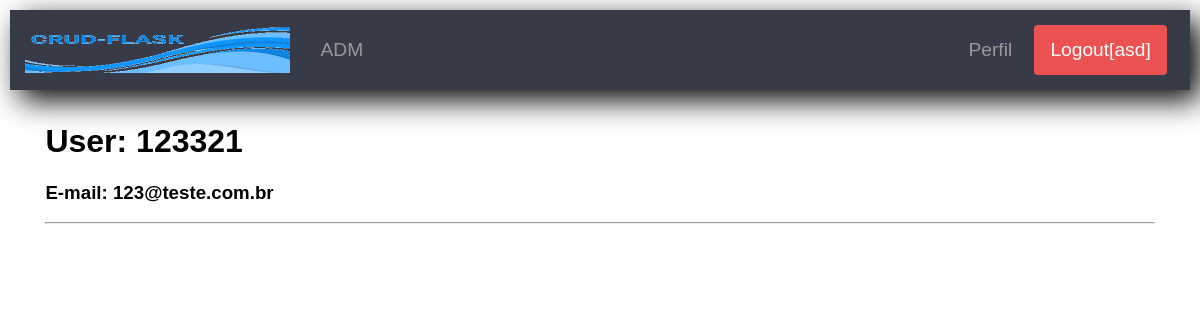
Page /user/123321 (signed in) on the committed database.
### app/models.py (models this page shows, shortened)
class User(UserMixin, db.Model):
    id = db.Column(db.Integer, primary_key=True)
    username = db.Column(db.String(64), index=True, unique=True)
    email = db.Column(db.String(120), index=True, unique=True)
    password_hash = db.Column(db.String(128))
    last_seen = db.Column(db.DateTime, default=datetime.utcnow)
    permissions = db.Column(db.String(3))
    status = db.Column(db.String(10))
    cosia = db.relationship('Coisa', backref='QualquerCoisa', lazy='dynamic')

### app/routes.py (the view)
@app.route('/user/<username>')
@login_required
def user(username):
    user = User.query.filter_by(username=username).first_or_404()
    return render_template('user.html', user=user)

### app/models.py (called while the page is built)
@login.user_loader
def load_user(id):
    return User.query.get(int(id))

### app/routes.py (called while the page is built)
@app.before_request
def before_request():
    if current_user.is_authenticated:
        current_user.last_seen = datetime.utcnow()
        db.session.commit()
    g.locale = str(get_locale())

### app/templates/user.html (shortened to what this page needs)
{% extends "index.html" %}
{% block content %}
    <h1>{{_('User')}}: {{ user.username }}</h1>
    <h3>E-mail: {{ user.email }}</h3>
    <hr>
{% endblock %}

### app/templates/index.html (shortened to what this page needs)
<!DOCTYPE html>
<html lang="pt-br">
<head>
        <link href="https://maxcdn.bootstrapcdn.com/font-awesome/4.7.0/css/font-awesome.min.css" rel="stylesheet">
    <link rel="stylesheet" href="{{ url_for('static', filename='css/crf.css')}}">
</head>
<body>
    <header class="cabecalho">
        <div class="logo">
            <a href="{{ url_for('index')}}">
                <img src="{{url_for('static', filename='img/logo_flask.png')}}" alt="Logo" />
            </a>
        </div>
        {% if current_user.is_anonymous %}
            <aside class="lateral">
                <a href="{{ url_for('login') }}" class="btn-blue">Fazer login</a>
                <a href="{{ url_for('register') }}" class="botao btn-red">Cadastrar-se</a>
            </aside>
        {% elif current_user.permissions == 'admin' %}
        <nav class="menu">
            <ul>
                <li>
                    <a href="{{ url_for('admin') }}" class="btn">ADM</a>
                </li>
        </nav>
        {% endif %}
        {% if not current_user.is_anonymous %}
        <aside class="lateral">
            <a href="{{ url_for('user', username=current_user.username) }}" class="btn">Perfil</a>
            <a href="{{ url_for('logout') }}" class="btn-red botao">{{ _('Logout')}}[{{(current_user.username)}}]</a>
        </aside>
        {% endif %}
    </header>
    <div class="centro">
        {% block content %}{% endblock %}
    </div>
</body>
</html>

### app/static/css/crf.css (style rules this page uses)
body { margin: 10px; font-family: sans-serif; }
.cabecalho { background: #373a47; box-shadow: 10px 10px 30px 0px rgba(0,0,0,1); height: 80px; }
.cabecalho a { text-decoration: none; font-size: 1.2em; padding: 10px 15px; }
.logo img { height: 50px; }
.menu ul { list-style: none; margin: 0; padding: 0; }
.btn { color: #999; background: #373a47; display: inline-block; margin-bottom: 0; font-weight: 400; text-align: center; white-space: nowrap; vertical-align: middle; border: 1px solid transparent; padding: 6px 12px; font-size: 14px; line-height: 1.42857143; border-radius: 4px; background-image: none; font-size: 1.2em; }
.btn-red { color: #fff; background: #ec5252; display: inline-block; margin-bottom: 0; font-weight: 400; text-align: center; white-space: nowrap; vertical-align: middle; border: 1px solid transparent; padding: 6px 12px; font-size: 14px; line-height: 1.42857143; border-radius: 4px; background-image: none; font-size: 1.2em; }
.centro { padding: 1% 3%; }
.cabecalho { display: flex; align-items: center; justify-content: space-between; }
.menu { flex-grow: 10; }
.menu ul { display: flex; }
.lateral { display: flex; padding-right: 2.5%; }
.lateral a { margin-right: 3%; }

### rows in the picture
User: username "asd"
User: username "123321", email "123@teste.com.br"
